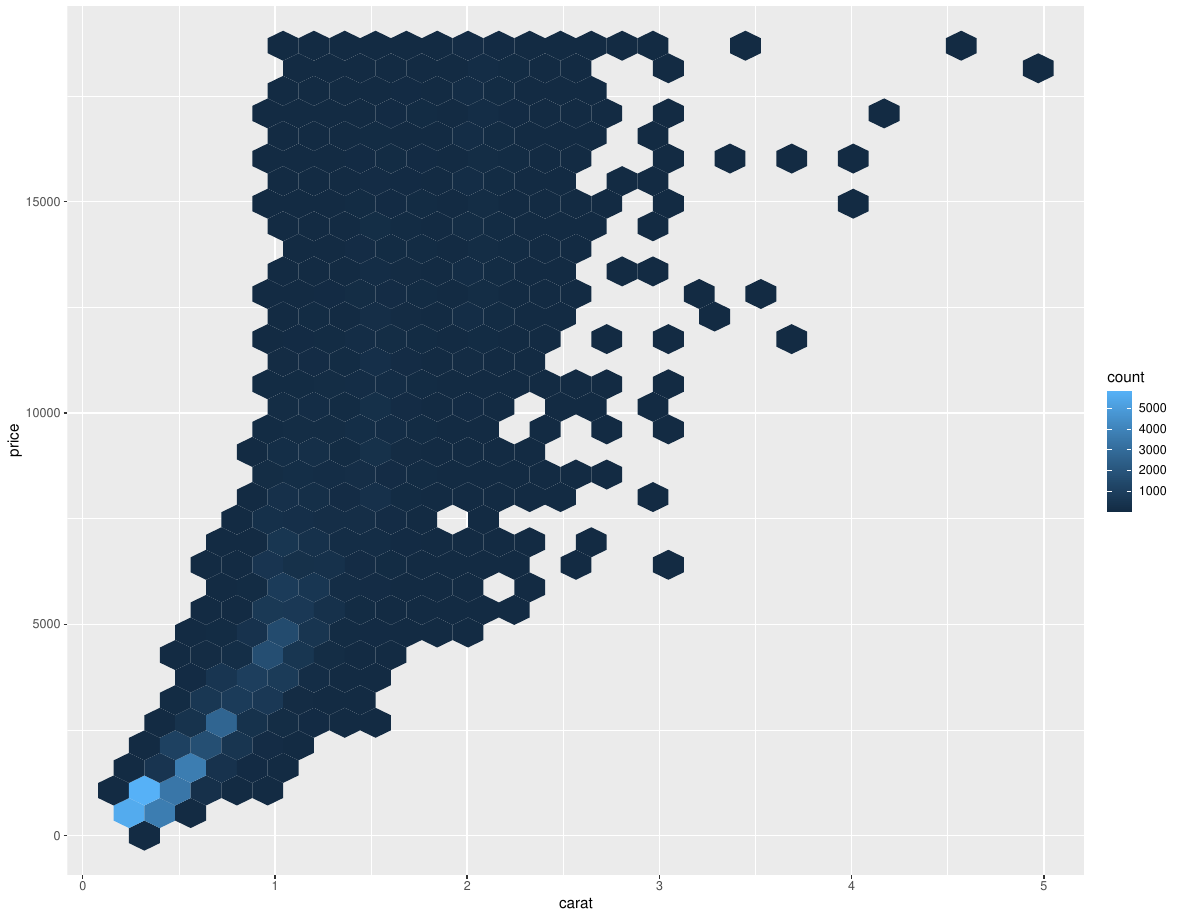

Recreate this plot in R.
library(tidyverse)


# 6章 ワークフロー：プロジェクト --------------------------------------------------------

ggplot(diamonds, aes(carat, price))+
  geom_hex()
ggsave("diamonds.pdf")

write_csv(diamonds, "diamonds.csv")
